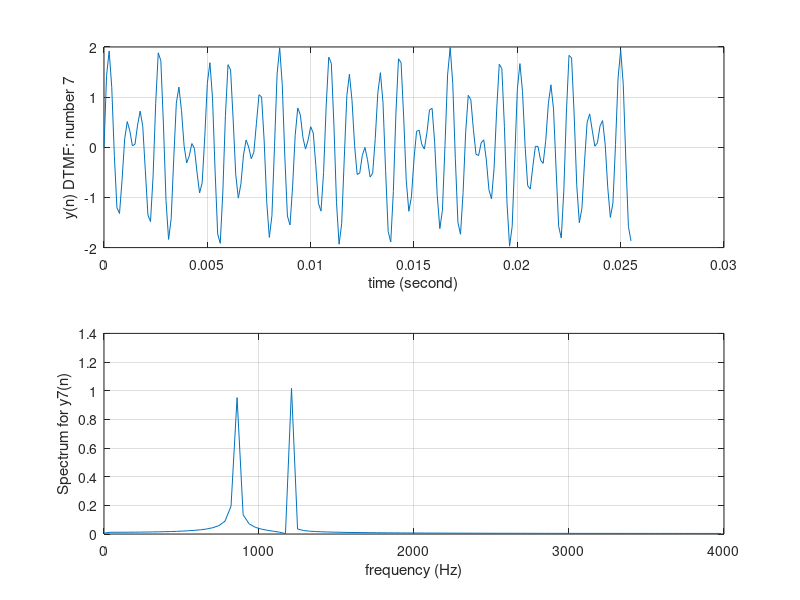
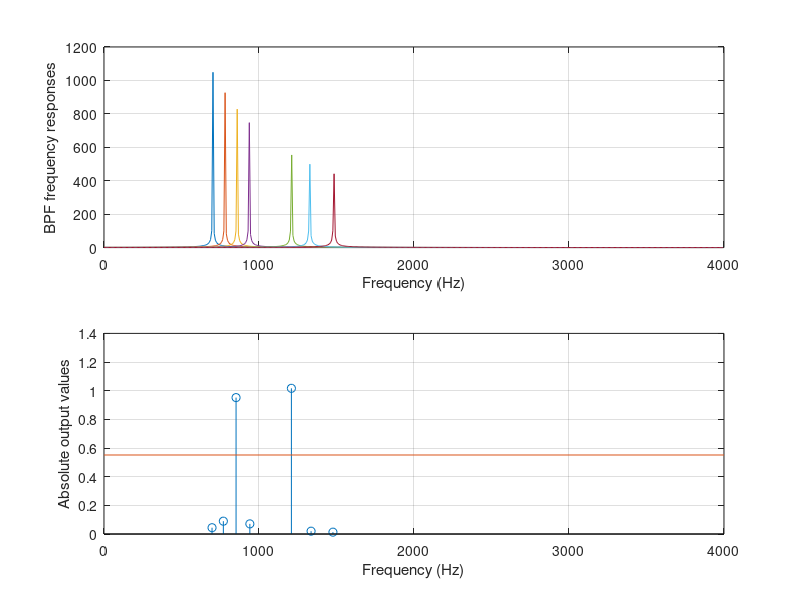

Write the MATLAB code that produced these figures, in order.
clc
close all
clear all
figure(1)
% DTMF tone generator
fs=8000;
t=[0:1:204]/fs;
x=zeros(1,length(t));
x(1)=1;
y852=filter([0 sin(2*pi*852/fs) ],[1 -2*cos(2*pi*852/fs) 1],x);
y1209=filter([0 sin(2*pi*1209/fs) ],[1 -2*cos(2*pi*1209/fs) 1],x);
y7=y852+y1209;
subplot(2,1,1);plot(t,y7);grid
ylabel('y(n) DTMF: number 7');
xlabel('time (second)')
Ak=2*abs(fft(y7))/length(y7);Ak(1)=Ak(1)/2;
f=[0:1:(length(y7)-1)/2]*fs/length(y7);
subplot(2,1,2);plot(f,Ak(1:(length(y7)+1)/2));grid
ylabel('Spectrum for y7(n)');
xlabel('frequency (Hz)');

figure(2)
% DTMF detector (use Goertzel algorithm)
b697=[1];
a697=[1 -2*cos(2*pi*18/205) 1];
b770=[1];
a770=[1 -2*cos(2*pi*20/205) 1];
b852=[1];
a852=[1 -2*cos(2*pi*22/205) 1];
b941=[1];
a941=[1 -2*cos(2*pi*24/205) 1];
b1209=[1];
a1209=[1 -2*cos(2*pi*31/205) 1];
b1336=[1];
a1336=[1 -2*cos(2*pi*34/205) 1];
b1477=[1];
a1477=[1 -2*cos(2*pi*38/205) 1]

[w1, f]=freqz([1 -exp(-2*pi*18/205)],a697,512,8000);
[w2, f]=freqz([1 -exp(-2*pi*20/205)],a770,512,8000);
[w3, f]=freqz([1 -exp(-2*pi*22/205)],a852,512,8000);
[w4, f]=freqz([1 -exp(-2*pi*24/205)],a941,512,8000);
[w5, f]=freqz([1 -exp(-2*pi*31/205)],a1209,512,8000);
[w6, f]=freqz([1 -exp(-2*pi*34/205)],a1336,512,8000);
[w7, f]=freqz([1 -exp(-2*pi*38/205)],a1477,512,8000);
subplot(2,1,1);plot(f,abs(w1),f,abs(w2),f,abs(w3), ...
 f,abs(w4),f,abs(w5),f,abs(w6),f,abs(w7));grid
xlabel('Frequency (Hz)');
ylabel('BPF frequency responses');

yDTMF=[y7 0];
y697=filter(1,a697,yDTMF);
y770=filter(1,a770,yDTMF);
y852=filter(1,a852,yDTMF);
y941=filter(1,a941,yDTMF);
y1209=filter(1,a1209,yDTMF);
y1336=filter(1,a1336,yDTMF);
y1477=filter(1,a1477,yDTMF);

m(1)=sqrt(y697(206)^2+y697(205)^2- ...
     2*cos(2*pi*18/205)*y697(206)*y697(205));
m(2)=sqrt(y770(206)^2+y770(205)^2- ...
     2*cos(2*pi*20/205)*y770(206)*y770(205));
m(3)=sqrt(y852(206)^2+y852(205)^2- ...
     2*cos(2*pi*22/205)*y852(206)*y852(205));
m(4)=sqrt(y941(206)^2+y941(205)^2- ...
     2*cos(2*pi*24/205)*y941(206)*y941(205));
m(5)=sqrt(y1209(206)^2+y1209(205)^2- ...
     2*cos(2*pi*31/205)*y1209(206)*y1209(205));
m(6)=sqrt(y1336(206)^2+y1336(205)^2- ...
     2*cos(2*pi*34/205)*y1336(206)*y1336(205));
m(7)=sqrt(y1477(206)^2+y1477(205)^2- ...
     2*cos(2*pi*38/205)*y1477(206)*y1477(205));
m=2*m/205;
th=sum(m)/4;  %based on empirical measurement
f=[ 697 770 852 941 1209 1336 1477];
f1=[0  4000];
th=[ th th];
x
subplot(2,1,2);stem(f,m);grid
hold; plot(f1,th);
xlabel('Frequency (Hz)');
ylabel('Absolute output values');
